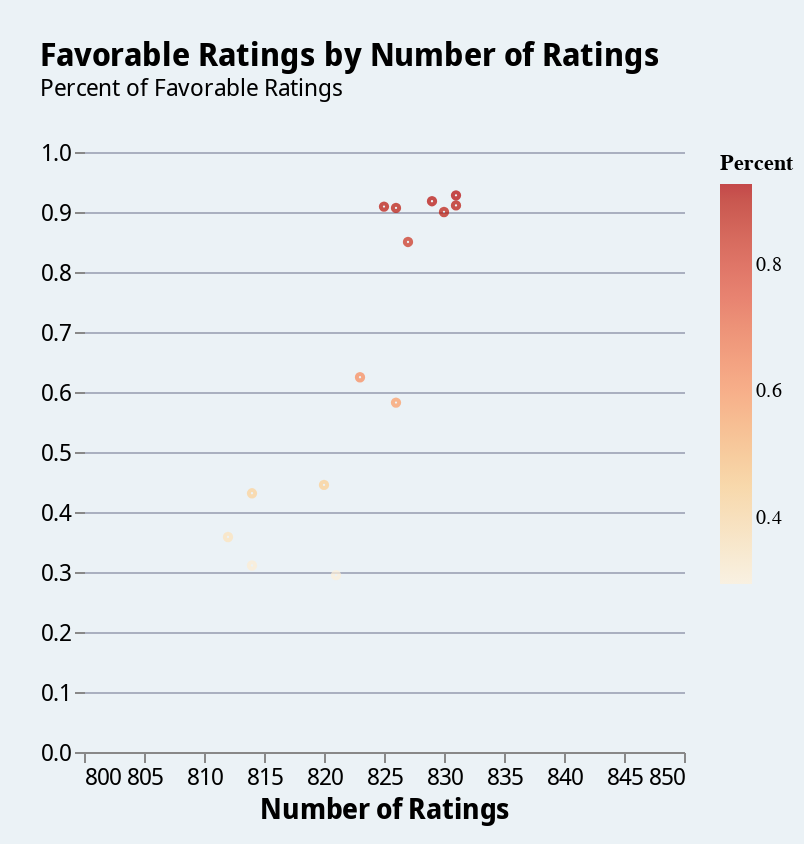

Notebook cell for this chart:
### Code cell
# insert scatter plot

fav_count_chart = alt.Chart(fav_rating_count).mark_point(size=10).encode(
    x = alt.X('total:Q', title = 'Number of Ratings', scale=alt.Scale(domain=[800, 850])),
    y = alt.Y('percent_1:Q', title = None, axis = alt.Axis(labelFontSize=12)),
    color = alt.Color('percent_1:Q', title = 'Percent',
                      scale=alt.Scale(range="ramp"))
).properties(
    title = {
        "text": "Favorable Ratings by Number of Ratings",
        "subtitle": "Percent of Favorable Ratings",
        "fontSize": 16,
        "subtitleFontSize": 12
    }
)

fav_count_chart

### Figure 1 — Vega-Lite specification as saved in the notebook (floating-point values rounded to 4 significant figures)
{"config": {"title": {"anchor": "start", "font": "Noto Sans Display", "fontWeight": 700, "fontSize": 18, "subtitleFontSize": 16, "subtitleFont": "Noto Sans Display", "offset": 20}, "axisX": {"titleFontSize": 14, "labelFontSize": 12, "grid": false, "labelFont": "Noto Sans Display"}, "axisY": {"domain": false, "titleFontSize": 14, "titleAngle": 0, "titleBaseline": "bottom", "titleAnchor": "start", "labelFontSize": 12, "grid": true, "gridColor": "#aab0c0", "gridWidth": 1, "labelFont": "Noto Sans Display"}, "axis": {"labelFont": "Noto Sans Display", "titleFont": "Noto Sans Display", "titleFontSize": 14, "labelFontSize": 12}, "background": "#EBF2f6", "view": {"stroke": null, "padding": {"left": 5, "top": 10, "right": 5, "bottom": 10}}, "range": {"category": ["#006EA0", "#32C0D2", "#E0B265", "#00969F", "#973C4C", "#AC8B96"], "ramp": ["#fef0d9", "#fdcc8a", "#fc8d59", "#e34a33", "#b30000"], "diverging": ["#006ea0", "#4d9abd", "#99c5d9", "#ffffff", "#e3c2b3", "#c68466", "#a03200"]}, "area": {}, "line": {}, "point": {}, "text": {"fontSize": 12}, "bar": {"binSpacing": 1, "size": 25}, "facet": {"titleFontSize": 14}, "notes": {"fontSize": 10}, "sources": {"fontSize": 10}}, "padding": {"left": 20, "top": 20, "right": 5, "bottom": 10}, "data": {"name": "data-061104a10533fd1d2a9367c740c82cf4"}, "mark": {"type": "point", "size": 10}, "encoding": {"color": {"field": "percent_1", "scale": {"range": "ramp"}, "title": "Percent", "type": "quantitative"}, "x": {"field": "total", "scale": {"domain": [800, 850]}, "title": "Number of Ratings", "type": "quantitative"}, "y": {"axis": {"labelFontSize": 12}, "field": "percent_1", "title": null, "type": "quantitative"}}, "title": {"text": "Favorable Ratings by Number of Ratings", "subtitle": "Percent of Favorable Ratings", "fontSize": 16, "subtitleFontSize": 12}, "$schema": "https://vega.github.io/schema/vega-lite/v5.20.1.json", "datasets": {"data-061104a10533fd1d2a9367c740c82cf4": [{"character": "Anakin Skywalker", "rating_mapped": "Favorable", "count": 514, "percent": 62.0, "total": 823, "percent_1": 0.6245}, {"character": "Boba Fett", "rating_mapped": "Favorable", "count": 291, "percent": 36.0, "total": 812, "percent_1": 0.3584}, {"character": "C-3P0", "rating_mapped": "Favorable", "count": 703, "percent": 85.0, "total": 827, "percent_1": 0.8501}, {"character": "Darth Vader", "rating_mapped": "Favorable", "count": 481, "percent": 58.0, "total": 826, "percent_1": 0.5823}, {"character": "Emperor Palpatine", "rating_mapped": "Favorable", "count": 253, "percent": 31.0, "total": 814, "percent_1": 0.3108}, {"character": "Han Solo", "rating_mapped": "Favorable", "count": 761, "percent": 92.0, "total": 829, "percent_1": 0.918}, {"character": "Jar Jar Binks", "rating_mapped": "Favorable", "count": 242, "percent": 29.0, "total": 821, "percent_1": 0.2948}, {"character": "Lando Calrissian", "rating_mapped": "Favorable", "count": 365, "percent": 45.0, "total": 820, "percent_1": 0.4451}, {"character": "Luke Skywalker", "rating_mapped": "Favorable", "count": 771, "percent": 93.0, "total": 831, "percent_1": 0.9278}, {"character": "Obi Wan Kenobi", "rating_mapped": "Favorable", "count": 750, "percent": 91.0, "total": 825, "percent_1": 0.9091}, {"character": "Padme Amidala", "rating_mapped": "Favorable", "count": 351, "percent": 43.0, "total": 814, "percent_1": 0.4312}, {"character": "Princess Leia Organa", "rating_mapped": "Favorable", "count": 757, "percent": 91.0, "total": 831, "percent_1": 0.911}, {"character": "R2 D2", "rating_mapped": "Favorable", "count": 747, "percent": 90.0, "total": 830, "percent_1": 0.9}, {"character": "Yoda", "rating_mapped": "Favorable", "count": 749, "percent": 91.0, "total": 826, "percent_1": 0.9068}]}}
